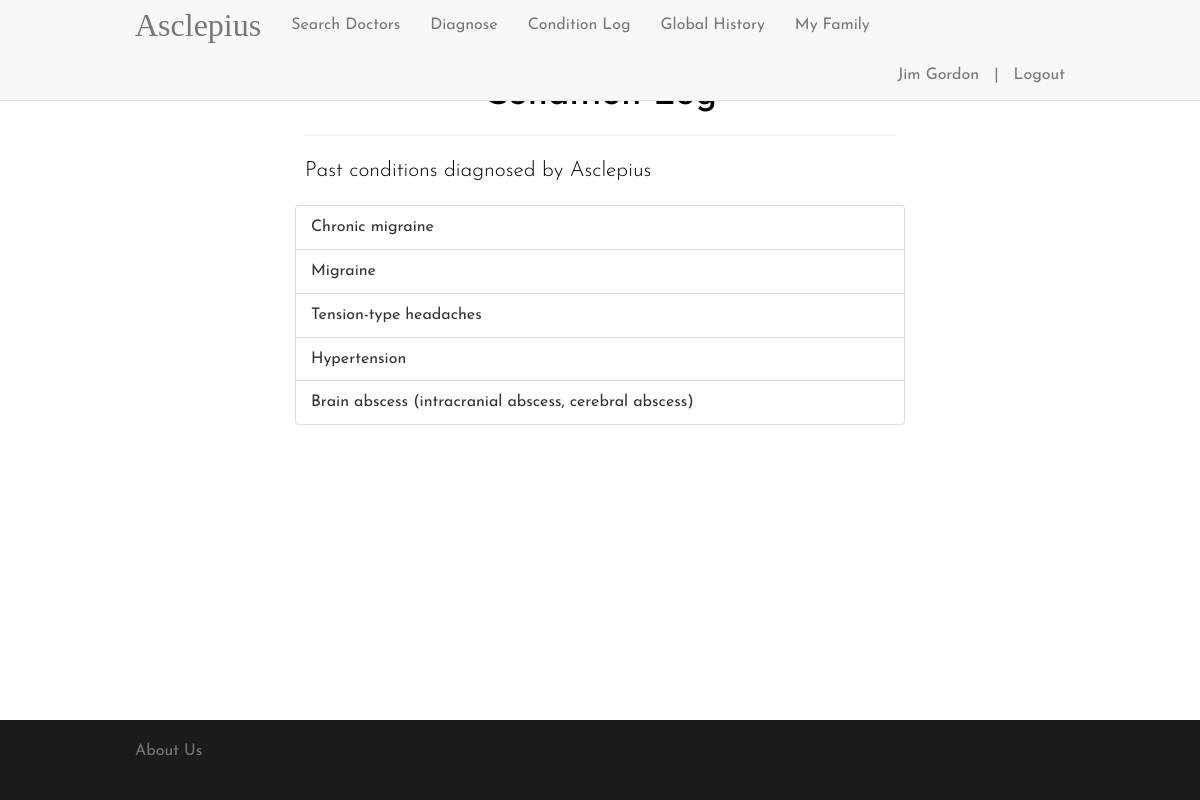
The page /conditionhistory (signed in) on the database its author committed.
### app/models.py (models this page shows, shortened)
class User(UserMixin, db.Model):
    __tablename__ = 'users'
    id = db.Column(db.Integer, primary_key=True)
    name = db.Column(db.String(120), unique=True, index=True)
    age = db.Column(db.Integer)
    email = db.Column(db.String(120), unique=True, index=True)
    gender = db.Column(db.String(120))
    locality = db.Column(db.String(120))
    conditions = db.relationship('Condition',
                                 secondary=conditionhistory,
                                 backref=db.backref('users', lazy='dynamic'),
                                 lazy='dynamic')
    risks = db.relationship('Risk',
                                 secondary=riskuser,
                                 backref=db.backref('users', lazy='dynamic'),
                                 lazy='dynamic')
    password_hash = db.Column(db.String(128))
    family_id = db.Column(db.Integer, default=0)
    @property
    def password(self):
        raise AttributeError('password is not a readable attribute')
    def get_conditions(self):
        return self.conditions.all()

class Condition(db.Model):
    __tablename__ = 'conditions'
    id = db.Column(db.String(30), primary_key=True)
    name = db.Column(db.String(360))
    symptoms = db.relationship('Symptom',
                               secondary=globalhistory,
                               backref=db.backref('conditions', lazy='dynamic'),
                               lazy='dynamic')

### app/views.py (the view)
@app.route('/conditionhistory')
@login_required
def conditionhistory():
    return render_template('conditionhistory.html', conditions=g.user.get_conditions())

### app/models.py (called while the page is built)
@login_manager.user_loader
def load_user(user_id):
    return User.query.get(int(user_id))

### app/views.py (called while the page is built)
@app.before_request
def before_request():
    g.user = current_user

### app/templates/conditionhistory.html (shortened to what this page needs)
{% extends "base.html" %}
{% block content %}
<div class="container" style="padding-top: 3%; display: none">
    <div class="col-md-8 col-md-offset-2" style="color: black">
        <div class="page-header">
            <h1 style="text-align: center">Condition Log</h1>
        </div>
        <p class="lead" style="margin-top: 20px">Past conditions diagnosed by Asclepius</p>
    </div>
    <div class="row">
        <div class="col-md-8 col-md-offset-2" style="padding-bottom:0px">
            <ul class="list-group">
                {% for condition in conditions %}
                <li class="list-group-item">{{ condition.name }}</li>
                {% endfor %}
            </ul>
        </div>
    </div>
</div>
{% endblock %}

### app/templates/base.html (shortened to what this page needs)
<!DOCTYPE html>
<html lang="en">
<head>
    <link rel="stylesheet" href="{{ url_for('static', filename='css/bootstrap.min.css') }}">
    <link rel="stylesheet" href="{{ url_for('static', filename='css/font-awesome.min.css') }}">
</head>
<body>
<nav class="navbar navbar-default navbar-fixed-top">
    <div class="container">
        <div class="navbar-header">
            <a class="navbar-brand" style="font-family: 'Cinzel', serif; font-size: 32px;" href="{{ url_for('index') }}">Asclepius</a>
        </div>
        <div class="collapse navbar-collapse" id="bs-example-navbar-collapse-1">
            {% if g.user.is_authenticated %}
            <ul class="nav navbar-nav">
                <li><a href="{{ url_for('searchdoctor') }}">Search Doctors</a></li>
                <li><a href="{{ url_for('searchphrases') }}">Diagnose</a></li>
                <li><a href="{{ url_for('conditionhistory') }}">Condition Log</a></li>
                <li><a href="{{ url_for('globalhistory') }}">Global History</a></li>
                <li><a href="{{ url_for('family') }}">My Family</a></li>
            </ul>
            <ul class="nav navbar-nav navbar-right">
                <li><a style="padding-right:0px" disabled="disabled">{{ g.user.name }}</a></li>
                <li><a style="padding-right:0px" disabled="disabled">|</a></li>
                <li><a href="{{ url_for('logout') }}">Logout</a></li>
            </ul>
            {% endif %}
        </div>
    </div>
</nav>
{% block content %}{% endblock %}
<footer class="footer">
    <div class="container">
        <p class="text-muted">About Us</p>
    </div>
</footer>
</body>
</html>

### rows shown on the page
User: user.name "Jim Gordon"
Condition: name "Chronic migraine"
Condition: name "Migraine"
Condition: name "Tension-type headaches"
Condition: name "Hypertension"
Condition: name "Brain abscess (intracranial abscess, cerebral abscess)"
